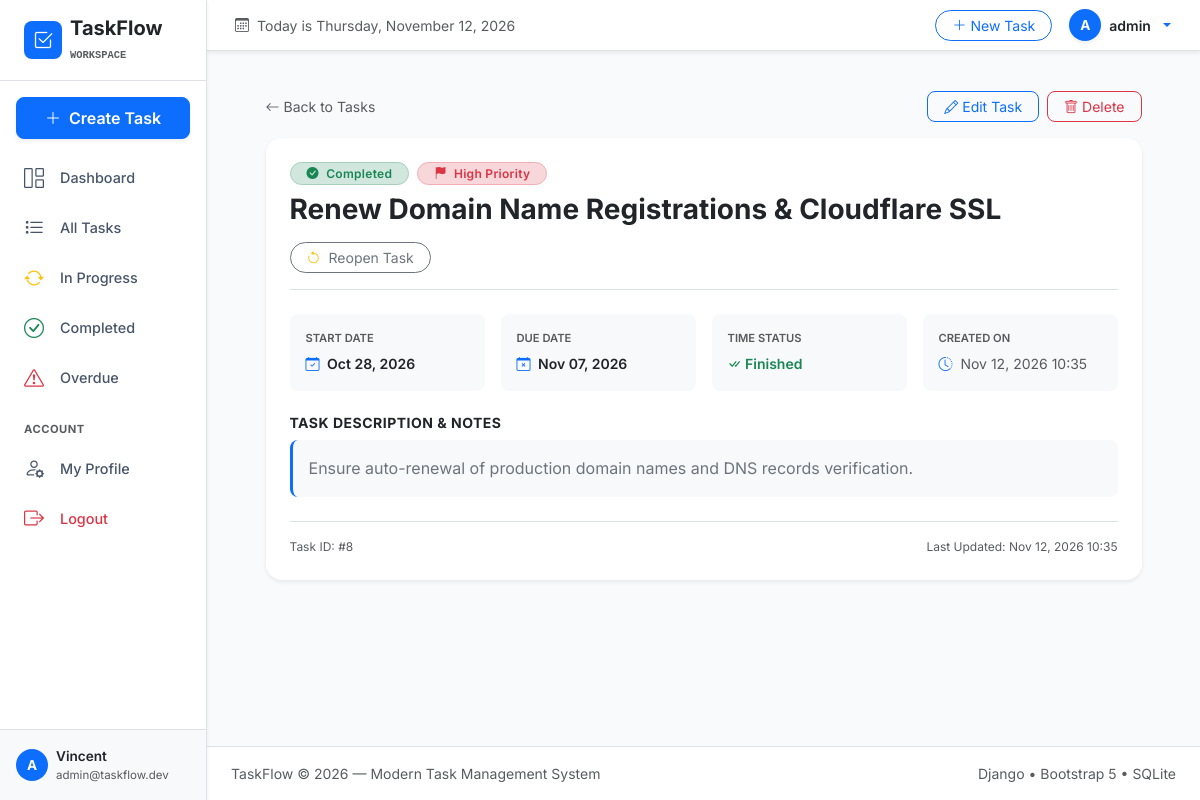
The app's page /tasks/8/ (signed in) with its own data.
### tasks/models.py (models this page shows, shortened)
class Task(models.Model):
    PRIORITY_CHOICES = [
        ('Low', 'Low'),
        ('Medium', 'Medium'),
        ('High', 'High'),
    ]
    STATUS_CHOICES = [
        ('Pending', 'Pending'),
        ('In Progress', 'In Progress'),
        ('Completed', 'Completed'),
    ]
    user = models.ForeignKey(
        User,
        on_delete=models.CASCADE,
        related_name='tasks'
    )
    title = models.CharField(max_length=200)
    description = models.TextField(blank=True)
    priority = models.CharField(
        max_length=10,
        choices=PRIORITY_CHOICES,
        default='Medium'
    )
    status = models.CharField(
        max_length=15,
        choices=STATUS_CHOICES,
        default='Pending'
    )
    start_date = models.DateField(null=True, blank=True)
    due_date = models.DateField(null=True, blank=True)
    created_at = models.DateTimeField(auto_now_add=True)
    updated_at = models.DateTimeField(auto_now=True)
    class Meta:
        ordering = ['-created_at']
        verbose_name = 'Task'
        verbose_name_plural = 'Tasks'
    @property
    def is_overdue(self):
        if self.status != 'Completed' and self.due_date:
            return self.due_date < timezone.now().date()
        return False

### tasks/views.py (the view)
# urls.py: path('tasks/<int:pk>/', views.task_detail, name='task_detail'),
@login_required
def task_detail(request, pk):
    task = get_object_or_404(Task, pk=pk, user=request.user)
    return render(request, 'tasks/task_detail.html', {'task': task})

### templates/tasks/task_detail.html (shortened to what this page needs)
{% extends 'base.html' %}
{% block content %}
<div class="container py-2" style="max-width: 900px;">
    <div class="d-flex justify-content-between align-items-center mb-3 flex-wrap gap-2">
        <a href="{% url 'task_list' %}" class="text-decoration-none text-muted small d-inline-flex align-items-center gap-1">
            <i class="bi bi-arrow-left"></i> Back to Tasks
        </a>
        <div class="d-flex gap-2">
            <a href="{% url 'task_update' task.pk %}" class="btn btn-sm btn-outline-primary rounded-3 px-3 d-flex align-items-center gap-1">
                <i class="bi bi-pencil"></i> Edit Task
            </a>
            <button type="button" class="btn btn-sm btn-outline-danger rounded-3 px-3 d-flex align-items-center gap-1" data-bs-toggle="modal" data-bs-target="#deleteModal">
                <i class="bi bi-trash"></i> Delete
            </button>
        </div>
    </div>
    <div class="card border-0 shadow-sm rounded-4 p-4 bg-white mb-4">
        <div class="d-flex justify-content-between align-items-start mb-4 flex-wrap gap-3 pb-3 border-bottom">
            <div>
                <div class="d-flex align-items-center gap-2 mb-2 flex-wrap">
                    {% if task.status == 'Completed' %}
                        <span class="badge bg-success-subtle text-success border border-success-subtle rounded-pill px-3 py-1">
                            <i class="bi bi-check-circle-fill me-1"></i> Completed
                        </span>
                    {% elif task.status == 'In Progress' %}
                        <span class="badge bg-warning-subtle text-warning-emphasis border border-warning-subtle rounded-pill px-3 py-1">
                            <i class="bi bi-arrow-repeat me-1"></i> In Progress
                        </span>
                    {% else %}
                        <span class="badge bg-secondary-subtle text-secondary border border-secondary-subtle rounded-pill px-3 py-1">
                            <i class="bi bi-hourglass me-1"></i> Pending
                        </span>
                    {% endif %}
                    {% if task.priority == 'High' %}
                        <span class="badge bg-danger-subtle text-danger border border-danger-subtle rounded-pill px-3 py-1">
                            <i class="bi bi-flag-fill me-1"></i> High Priority
                        </span>
                    {% elif task.priority == 'Medium' %}
                        <span class="badge bg-warning-subtle text-warning-emphasis border border-warning-subtle rounded-pill px-3 py-1">
                            <i class="bi bi-flag-fill me-1"></i> Medium Priority
                        </span>
                    {% else %}
                        <span class="badge bg-info-subtle text-info-emphasis border border-info-subtle rounded-pill px-3 py-1">
                            <i class="bi bi-flag-fill me-1"></i> Low Priority
                        </span>
                    {% endif %}
                </div>
                <h3 class="fw-bold text-dark mb-0">{{ task.title }}</h3>
            </div>
            <div>
                <a href="{% url 'task_toggle' task.pk %}" class="btn btn-outline-secondary btn-sm rounded-pill px-3 d-flex align-items-center gap-2">
                    {% if task.status == 'Completed' %}
                        <i class="bi bi-arrow-counterclockwise text-warning"></i> Reopen Task
                    {% else %}
                        <i class="bi bi-check-lg text-success"></i> Mark as Completed
                    {% endif %}
                </a>
            </div>
        </div>
        <div class="row g-3 mb-4">
            <div class="col-sm-6 col-md-3">
                <div class="p-3 bg-light rounded-3">
                    <small class="text-muted text-uppercase fw-semibold d-block mb-1" style="font-size: 0.7rem;">Start Date</small>
                    <span class="fw-semibold text-dark small">
                        <i class="bi bi-calendar-check me-1 text-primary"></i>
                        {{ task.start_date|date:"M d, Y"|default:"Not specified" }}
                    </span>
                </div>
            </div>
            <div class="col-sm-6 col-md-3">
                <div class="p-3 bg-light rounded-3">
                    <small class="text-muted text-uppercase fw-semibold d-block mb-1" style="font-size: 0.7rem;">Due Date</small>
                    <span class="fw-semibold {% if task.is_overdue %}text-danger{% else %}text-dark{% endif %} small">
                        <i class="bi bi-calendar-x me-1 {% if task.is_overdue %}text-danger{% else %}text-primary{% endif %}"></i>
                        {{ task.due_date|date:"M d, Y"|default:"No due date" }}
                    </span>
                </div>
            </div>
            <div class="col-sm-6 col-md-3">
                <div class="p-3 bg-light rounded-3">
                    <small class="text-muted text-uppercase fw-semibold d-block mb-1" style="font-size: 0.7rem;">Time Status</small>
                    <span class="small fw-semibold">
                        {% if task.due_date %}
                            {% if task.status == 'Completed' %}
                                <span class="text-success"><i class="bi bi-check-all"></i> Finished</span>
                            {% elif task.is_overdue %}
                                <span class="text-danger"><i class="bi bi-exclamation-triangle-fill"></i> {{ task.days_remaining|stringformat:"+d"|slice:"1:" }} days late</span>
                            {% elif task.days_remaining == 0 %}
                                <span class="text-danger fw-bold"><i class="bi bi-bell-fill"></i> Due Today</span>
                            {% elif task.days_remaining == 1 %}
                                <span class="text-warning-emphasis"><i class="bi bi-clock"></i> Due Tomorrow</span>
                            {% else %}
                                <span class="text-muted"><i class="bi bi-clock"></i> {{ task.days_remaining }} days left</span>
                            {% endif %}
                        {% else %}
                            <span class="text-muted">Flexible</span>
                        {% endif %}
                    </span>
                </div>
            </div>
            <div class="col-sm-6 col-md-3">
                <div class="p-3 bg-light rounded-3">
                    <small class="text-muted text-uppercase fw-semibold d-block mb-1" style="font-size: 0.7rem;">Created On</small>
                    <span class="text-muted small">
                        <i class="bi bi-clock-history me-1 text-primary"></i>
                        {{ task.created_at|date:"M d, Y H:i" }}
                    </span>
                </div>
            </div>
        </div>
        <div class="mb-4">
            <h6 class="fw-bold text-dark text-uppercase small" style="letter-spacing: 0.5px;">Task Description & Notes</h6>
            <div class="p-3 bg-light rounded-3 border-start border-primary border-3">
                {% if task.description %}
                    <p class="mb-0 text-secondary" style="white-space: pre-line; line-height: 1.6;">{{ task.description }}</p>
                {% else %}
                    <p class="mb-0 text-muted fst-italic small">No detailed description provided for this task.</p>
                {% endif %}
            </div>
        </div>
        <div class="text-muted small pt-3 border-top d-flex justify-content-between flex-wrap gap-2" style="font-size: 0.75rem;">
            <span>Task ID: #{{ task.id }}</span>
            <span>Last Updated: {{ task.updated_at|date:"M d, Y H:i" }}</span>
        </div>
    </div>
</div>
{% endblock %}

### templates/base.html (shortened to what this page needs)
{% load static %}
<!DOCTYPE html>
<html lang="en">
<head>
    <link href="https://cdn.jsdelivr.net/npm/bootstrap@5.3.3/dist/css/bootstrap.min.css" rel="stylesheet">
    <link rel="stylesheet" href="https://cdn.jsdelivr.net/npm/bootstrap-icons@1.11.3/font/bootstrap-icons.min.css">
    <link rel="stylesheet" href="{% static 'css/style.css' %}">
</head>
<body class="bg-light">
    {% if user.is_authenticated %}
    <div class="d-flex" id="wrapper">
        <aside class="sidebar bg-white border-end shadow-sm" id="sidebar-wrapper">
            <div class="sidebar-heading border-bottom px-4 py-3 d-flex align-items-center gap-2">
                <div class="brand-icon-box bg-primary text-white rounded-3 d-flex align-items-center justify-content-center">
                    <i class="bi bi-check2-square fs-5"></i>
                </div>
                <div>
                    <h5 class="m-0 fw-bold text-dark tracking-tight">TaskFlow</h5>
                    <small class="text-muted text-uppercase fw-semibold font-monospace" style="font-size: 0.65rem;">Workspace</small>
                </div>
            </div>
            <div class="px-3 py-3">
                <a href="{% url 'task_create' %}" class="btn btn-primary w-100 d-flex align-items-center justify-content-center gap-2 shadow-sm rounded-3 py-2 fw-semibold">
                    <i class="bi bi-plus-lg"></i>
                    <span>Create Task</span>
                </a>
            </div>
            <div class="list-group list-group-flush px-2">
                <a href="{% url 'dashboard' %}" class="list-group-item list-group-item-action d-flex align-items-center gap-3 rounded-3 px-3 py-2 mb-1 {% if request.resolver_match.url_name == 'dashboard' %}active{% endif %}">
                    <i class="bi bi-grid-1x2 fs-5"></i>
                    <span>Dashboard</span>
                </a>
                <a href="{% url 'task_list' %}" class="list-group-item list-group-item-action d-flex align-items-center gap-3 rounded-3 px-3 py-2 mb-1 ">
                    <i class="bi bi-list-task fs-5"></i>
                    <span>All Tasks</span>
                </a>
                <a href="{% url 'task_list' %}?status=In+Progress" class="list-group-item list-group-item-action d-flex align-items-center gap-3 rounded-3 px-3 py-2 mb-1 {% if request.GET.status == 'In Progress' %}active{% endif %}">
                    <i class="bi bi-arrow-repeat fs-5 text-warning"></i>
                    <span>In Progress</span>
                </a>
                <a href="{% url 'task_list' %}?status=Completed" class="list-group-item list-group-item-action d-flex align-items-center gap-3 rounded-3 px-3 py-2 mb-1 {% if request.GET.status == 'Completed' %}active{% endif %}">
                    <i class="bi bi-check-circle fs-5 text-success"></i>
                    <span>Completed</span>
                </a>
                <a href="{% url 'task_list' %}?overdue=1" class="list-group-item list-group-item-action d-flex align-items-center gap-3 rounded-3 px-3 py-2 mb-1 {% if request.GET.overdue == '1' %}active{% endif %}">
                    <i class="bi bi-exclamation-triangle fs-5 text-danger"></i>
                    <span>Overdue</span>
                </a>
            </div>
            <div class="sidebar-heading px-4 pt-3 pb-2 text-uppercase text-muted fw-bold" style="font-size: 0.7rem; letter-spacing: 0.5px;">
                Account
            </div>
            <div class="list-group list-group-flush px-2">
                <a href="{% url 'profile' %}" class="list-group-item list-group-item-action d-flex align-items-center gap-3 rounded-3 px-3 py-2 mb-1 {% if request.resolver_match.url_name == 'profile' %}active{% endif %}">
                    <i class="bi bi-person-gear fs-5"></i>
                    <span>My Profile</span>
                </a>
                <a href="{% url 'logout' %}" class="list-group-item list-group-item-action text-danger d-flex align-items-center gap-3 rounded-3 px-3 py-2 mb-1">
                    <i class="bi bi-box-arrow-right fs-5"></i>
                    <span>Logout</span>
                </a>
            </div>
            <div class="sidebar-footer mt-auto p-3 border-top bg-light">
                <div class="d-flex align-items-center gap-2">
                    <div class="user-avatar-sm bg-primary text-white rounded-circle d-flex align-items-center justify-content-center fw-bold">
                        {{ user.username|slice:":1"|upper }}
                    </div>
                    <div class="text-truncate">
                        <div class="fw-semibold text-dark text-truncate" style="font-size: 0.85rem;">{{ user.first_name|default:user.username }}</div>
                        <small class="text-muted text-truncate d-block" style="font-size: 0.72rem;">{{ user.email }}</small>
                    </div>
                </div>
            </div>
        </aside>
        <div id="page-content-wrapper" class="w-100 d-flex flex-column min-vh-100">
            <nav class="navbar navbar-expand-lg navbar-light bg-white border-bottom shadow-sm px-3 py-2 sticky-top">
                <div class="container-fluid">
                    <div class="d-none d-md-flex align-items-center text-muted small">
                        <i class="bi bi-calendar3 me-2"></i>
                        <span>Today is {% now "l, F j, Y" %}</span>
                    </div>
                    <div class="ms-auto d-flex align-items-center gap-3">
                        <a href="{% url 'task_create' %}" class="btn btn-sm btn-outline-primary rounded-pill px-3 d-flex align-items-center gap-1">
                            <i class="bi bi-plus-lg"></i>
                            <span class="d-none d-sm-inline">New Task</span>
                        </a>
                        <div class="dropdown">
                            <button class="btn btn-link text-decoration-none dropdown-toggle d-flex align-items-center gap-2 p-0" type="button" data-bs-toggle="dropdown" aria-expanded="false">
                                <div class="user-avatar-sm bg-primary text-white rounded-circle d-flex align-items-center justify-content-center fw-bold shadow-sm">
                                    {{ user.username|slice:":1"|upper }}
                                </div>
                                <span class="d-none d-md-inline fw-semibold text-dark small">{{ user.username }}</span>
                            </button>
                        </div>
                    </div>
                </div>
            </nav>
            <div class="container-fluid px-4 pt-3">
            </div>
            <main class="flex-grow-1 px-4 py-3">
                {% block content %}{% endblock %}
            </main>
            <footer class="bg-white border-top py-3 px-4 text-center text-muted small mt-auto">
                <div class="d-flex justify-content-between align-items-center flex-column flex-sm-row">
                    <span>TaskFlow &copy; {% now "Y" %} &mdash; Modern Task Management System</span>
                    <span class="mt-2 mt-sm-0">Django &bull; Bootstrap 5 &bull; SQLite</span>
                </div>
            </footer>
        </div>
    </div>
    {% endif %}
</body>
</html>

### records on screen
Task: title "Renew Domain Name Registrations & Cloudflare SSL", start_date "Oct 28, 2026", due_date "Nov 07, 2026", created_at "Nov 12, 2026 10:35", description "Ensure auto-renewal of production domain names and DNS records verification.", id "8", updated_at "Nov 12, 2026 10:35"

### other values on screen
{{ user.username|slice:":1"|upper }} "A"
{{ user.first_name|default:user.username }} "Vincent"
{{ user.email }} "admin@taskflow.dev"
{{ user.username }} "admin"
